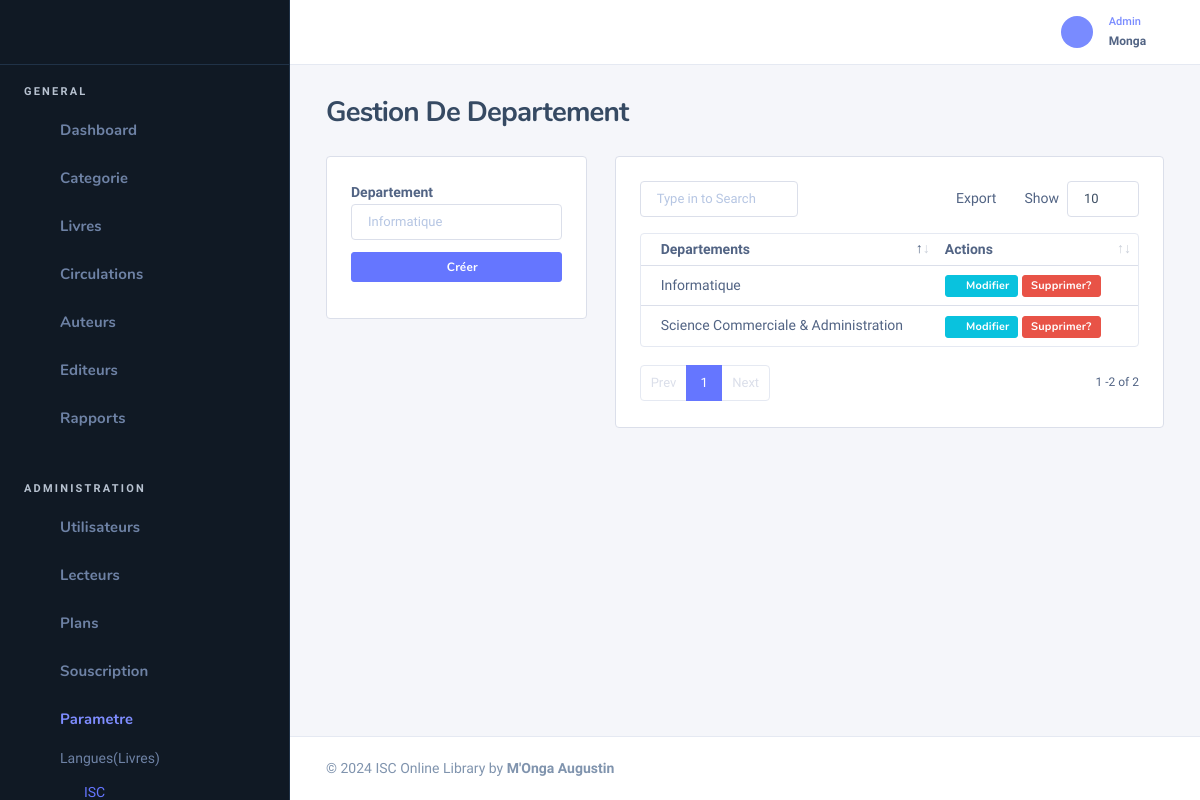
The page /facultes (signed in) on the database its author committed.
### tables this page shows
CREATE TABLE `tbl_faculties` (
  `fac_id` int(11) NOT NULL,
  `fac` varchar(100) DEFAULT NULL
);

### Models/Admin/member.class.php (called while the page is built, shortened)
<?php
class Member
{
    public function getFaculties()
    {
        $db = getConnection();
        $add = $db->prepare("SELECT * FROM tbl_faculties");
        $add->execute();
        $tbP = array();
        while ($data =  $add->fetchObject()) {
            $tbP[] = $data;
        }
        return $tbP;
    }
}

### Vues/Admin/facultes.php (the view, shortened to what this page needs)
<div class="row">
    <div class="col-lg-4">
        <div class="card card-bordered card-preview">
            <div class="card-inner">
                <form method="post" id="formulaire_fac">
                    <div class="row">
                        <div class="col-sm-12">
                            <div class="form-group">
                                <b><label>Departement </label></b>
                                <input type='text' name="fac" placeholder="Informatique" class="form-control" id="fac">
                            </div>
                        </div>
                        <div class="col-sm-12 my-2">
                            <div class="form-group">
                                <button class="btn btn-primary btn-block btn-sm" type="submit"><i class="fa fa-plus fa-fw"></i> Créer</button>
                            </div>
                        </div>
                    </div>
                </form>
            </div>
        </div>
    </div>
    <div class="col-lg-8">
        <div class="card card-bordered card-preview">
            <div class="card-inner">
                <table class="datatable-init-export nowrap table" data-export-title="Export">
                    <thead>
                        <tr>
                            <th>Departements</th>
                            <th>Actions</th>
                        </tr>
                    </thead>
                    <tbody>
                        <?php foreach ($facultes as $e) : ?>
                            <tr class="odd gradeX">
                                <td><?= $e->fac ?></td>
                                <td>
                                    <button class='btn btn-info btn-xs view_fac' id="<?= $e->fac_id ?>" title='Modification'>
                                        <span class='icon ni ni-edit'></span> Modifier
                                    </button>
                                    <button type='button' id='<?= $e->fac_id ?>' name='delete' class='btn btn-xs btn-danger delete-fac'></span> Supprimer?</button>
                                </td>
                            </tr>
                        <?php endforeach ?>
                    </tbody>
                </table>
            </div>
        </div>
    </div>
</div>

### rows shown on the page
tbl_faculties: fac "Science Commerciale & Administration"
tbl_faculties: fac "Informatique"

### other values the page prints
$_SESSION['noms'] "Monga"
